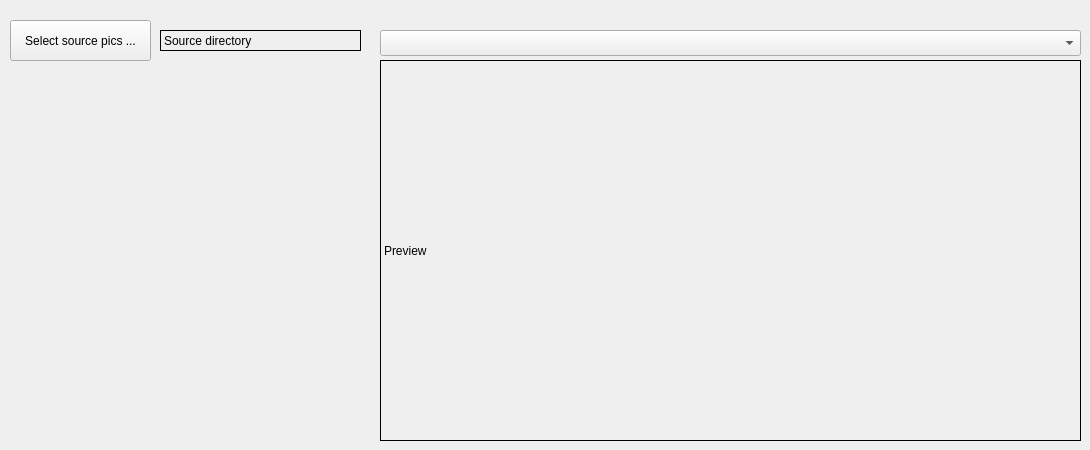
      <widget class="QWidget" name="tbUtils_preview">
       <attribute name="title">
        <string>Preview</string>
       </attribute>
       <attribute name="toolTip">
        <string>Preview Pictures</string>
       </attribute>
       <widget class="QPushButton" name="pbPreviewSelectPics">
        <property name="geometry">
         <rect>
          <x>10</x>
          <y>20</y>
          <width>141</width>
          <height>41</height>
         </rect>
        </property>
        <property name="toolTip">
         <string/>
        </property>
        <property name="text">
         <string>Select source pics ...</string>
        </property>
       </widget>
       <widget class="QLabel" name="lbPreviewImshow">
        <property name="geometry">
         <rect>
          <x>380</x>
          <y>60</y>
          <width>701</width>
          <height>381</height>
         </rect>
        </property>
        <property name="frameShape">
         <enum>QFrame::Box</enum>
        </property>
        <property name="frameShadow">
         <enum>QFrame::Plain</enum>
        </property>
        <property name="text">
         <string>Preview</string>
        </property>
       </widget>
       <widget class="QLabel" name="lbPreviewSrcDir">
        <property name="geometry">
         <rect>
          <x>160</x>
          <y>30</y>
          <width>201</width>
          <height>21</height>
         </rect>
        </property>
        <property name="frameShape">
         <enum>QFrame::Box</enum>
        </property>
        <property name="text">
         <string>Source directory</string>
        </property>
       </widget>
       <widget class="QComboBox" name="cmbPreviewSrcPics">
        <property name="geometry">
         <rect>
          <x>380</x>
          <y>30</y>
          <width>701</width>
          <height>26</height>
         </rect>
        </property>
        <property name="font">
         <font>
          <pointsize>7</pointsize>
         </font>
        </property>
       </widget>
      </widget>
